Frame 1 (no input): blank canvas, image omitted
Frame 60 (the mouse pressed at the canvas centre just before this capture): blank canvas, image omitted
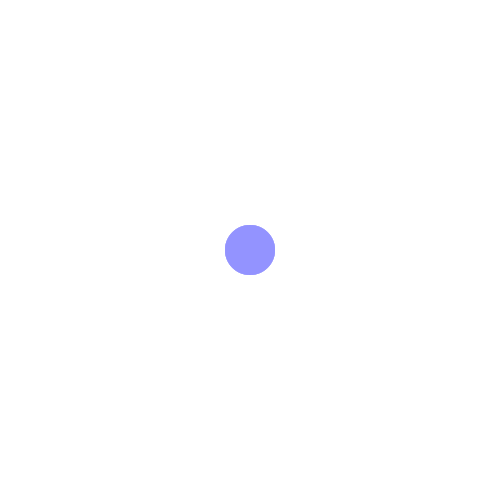
Frame 120 (the mouse held since frame 60 and released just before this capture)

The Processing sketch whose frames 1 and 60 were blank and that drew this single picture after the mouse press (run headless with seeded random() and noise(); from frame 60 on, the mouse is pressed at the canvas centre):

// Processing sketch: sketch_1
// ── sketch_1.pde
float x = 250; // initial x position
float y = 250; // initial y position

void setup() {
  size(500, 500); // canvas size
  noStroke(); // no outline
  background(255); //white background
}

void draw() {
  x = mouseX;
  y = mouseY;
  
  // color mapping
  // map the circle's x position to a value between 0 and 255
  float r = map(x, 0, width, 0, 255);
  // map the circle's y position to a value between 0 and 255
  float g = map(y, 0, height, 0, 255);
  // blue always stays the same
  float b = 255;
  
  fill(r, g, b);
  if (mousePressed) {
    ellipse(mouseX, mouseY, 50, 50);
  }
  
  fill(255, 40);
  rect(0, 0, width, height);
}
